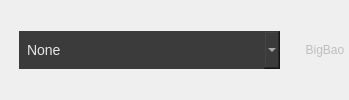
     <widget class="QWidget" name="deviceBar" native="true">
      <layout class="QHBoxLayout" name="horizontalLayout_4">
       <property name="spacing">
        <number>1</number>
       </property>
       <property name="leftMargin">
        <number>0</number>
       </property>
       <property name="topMargin">
        <number>0</number>
       </property>
       <property name="rightMargin">
        <number>0</number>
       </property>
       <property name="bottomMargin">
        <number>0</number>
       </property>
       <item>
        <widget class="QWidget" name="horizontalWidget_2" native="true">
         <property name="minimumSize">
          <size>
           <width>300</width>
           <height>0</height>
          </size>
         </property>
         <layout class="QHBoxLayout" name="horizontalLayout_19">
          <property name="spacing">
           <number>1</number>
          </property>
          <property name="leftMargin">
           <number>0</number>
          </property>
          <property name="topMargin">
           <number>0</number>
          </property>
          <property name="rightMargin">
           <number>0</number>
          </property>
          <property name="bottomMargin">
           <number>0</number>
          </property>
          <item>
           <widget class="QWidget" name="horizontalWidget_3" native="true">
            <property name="sizePolicy">
             <sizepolicy hsizetype="Preferred" vsizetype="Preferred">
              <horstretch>0</horstretch>
              <verstretch>0</verstretch>
             </sizepolicy>
            </property>
            <layout class="QHBoxLayout" name="horizontalLayout_15">
             <property name="spacing">
              <number>0</number>
             </property>
             <property name="leftMargin">
              <number>0</number>
             </property>
             <property name="topMargin">
              <number>0</number>
             </property>
             <property name="rightMargin">
              <number>0</number>
             </property>
             <property name="bottomMargin">
              <number>0</number>
             </property>
             <item>
              <widget class="QToolButton" name="phoneIconBtn">
               <property name="enabled">
                <bool>false</bool>
               </property>
               <property name="styleSheet">
                <string notr="true">QToolButton {
	border-top-right-radius: 0px;
	border-bottom-right-radius: 0px;
}</string>
               </property>
               <property name="icon">
                <iconset resource="resources.qrc">
                 <normaloff>:/icon/phone.svg</normaloff>:/icon/phone.svg</iconset>
               </property>
              </widget>
             </item>
             <item>
              <widget class="QComboBox" name="devicePicker">
               <property name="styleSheet">
                <string notr="true">#devicePicker {
	background-color: #3b3b3b;
    border: none;
    color: #e8e8e8;
    font-size: 14px;
    min-height: 38px;
	min-width: 35px;
	padding-left: 8px;
}

#devicePicker::drop-down {
    image: url(:/icon/caret-down-fill.svg);
	icon-size: 16px;
    subcontrol-position: right center;
	margin-right: 8px;
}

#devicePicker QAbstractItemView {
	background-color: #3b3b3b;
    outline: none;
	margin-top: 1px;
}

#devicePicker QAbstractItemView::item {
	background-color: #3b3b3b;
	color: #e8e8e8;
	min-height: 38px;
    padding-left: 8px;
}

#devicePicker QAbstractItemView::item:hover {
    background-color: #535353;
    color: #ffffff;
}</string>
               </property>
               <property name="currentIndex">
                <number>-1</number>
               </property>
               <property name="placeholderText">
                <string notr="true">None</string>
               </property>
               <property name="duplicatesEnabled">
                <bool>true</bool>
               </property>
              </widget>
             </item>
            </layout>
           </widget>
          </item>
          <item>
           <widget class="QToolButton" name="refreshBtn">
            <property name="cursor">
             <cursorShape>PointingHandCursor</cursorShape>
            </property>
            <property name="styleSheet">
             <string notr="true">QToolButton {
	border-radius: 0px;
}</string>
            </property>
            <property name="icon">
             <iconset resource="resources.qrc">
              <normaloff>:/icon/arrow-clockwise.svg</normaloff>:/icon/arrow-clockwise.svg</iconset>
            </property>
            <property name="checkable">
             <bool>false</bool>
            </property>
            <property name="toolButtonStyle">
             <enum>Qt::ToolButtonIconOnly</enum>
            </property>
            <property name="cls" stdset="0">
             <string notr="true">btn</string>
            </property>
           </widget>
          </item>
         </layout>
        </widget>
       </item>
       <item>
        <widget class="QToolButton" name="titleBar">
         <property name="enabled">
          <bool>false</bool>
         </property>
         <property name="sizePolicy">
          <sizepolicy hsizetype="Expanding" vsizetype="Fixed">
           <horstretch>0</horstretch>
           <verstretch>0</verstretch>
          </sizepolicy>
         </property>
         <property name="styleSheet">
          <string notr="true">QToolButton {
	border-top-left-radius: 0px;
	border-bottom-left-radius: 0px;
}</string>
         </property>
         <property name="text">
          <string notr="true">BigBao</string>
         </property>
        </widget>
       </item>
      </layout>
     </widget>
